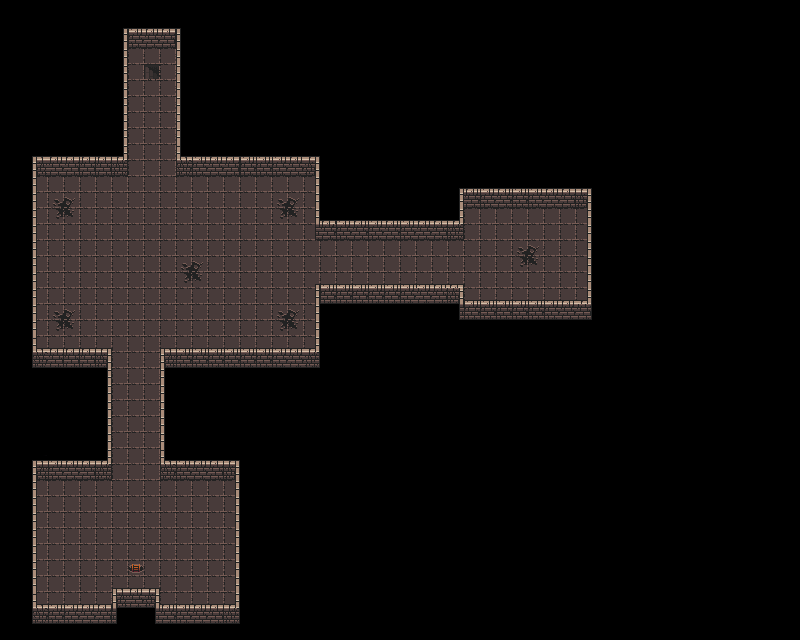

This game map was drawn from its Tiled (.tmx) file and the tilesets committed beside it. A one-line description and the trimmed map source follow:
An orthogonal 50x40 tile map with 16x16 px tiles, 2 tile layers (background, walls), 1 hidden layer not drawn and 6 objects.

<map version="1.10" tiledversion="1.10.1" orientation="orthogonal" renderorder="left-up" width="50" height="40" tilewidth="16" tileheight="16" infinite="0" nextlayerid="9" nextobjectid="107">
 <properties>
  <property name="exitX" type="int" value="9" />
  <property name="exitY" type="int" value="4" />
  <property name="mapId" type="int" value="1" />
  <property name="spawnX" type="int" value="8" />
  <property name="spawnY" type="int" value="35" />
 </properties>
 <tileset firstgid="1" source="0x72_DungeonTilesetII_v1.tsx" />
 <layer id="5" name="background" width="50" height="40">
  <data>[2000 cells, 422 non-empty, 7 distinct tile ids]</data>
 </layer>
 <layer id="8" name="walls" width="50" height="40">
  <data>[2000 cells, 248 non-empty, 20 distinct tile ids]</data>
 </layer>
 <objectgroup id="6" name="enemy">
  <object id="100" x="64" y="206.5">
   <properties>
    <property name="enemyCount" type="int" value="1" />
    <property name="randomPos" type="int" value="10" />
   </properties>
  </object>
  <object id="101" x="63" y="319">
   <properties>
    <property name="enemyCount" type="int" value="1" />
    <property name="randomPos" type="int" value="10" />
   </properties>
  </object>
  <object id="102" x="191" y="272.5">
   <properties>
    <property name="enemyCount" type="int" value="2" />
    <property name="randomPos" type="int" value="10" />
   </properties>
  </object>
  <object id="103" x="288" y="207">
   <properties>
    <property name="enemyCount" type="int" value="1" />
    <property name="randomPos" type="int" value="10" />
   </properties>
  </object>
  <object id="104" x="288" y="319.5">
   <properties>
    <property name="enemyCount" type="int" value="1" />
    <property name="randomPos" type="int" value="10" />
   </properties>
  </object>
  <object id="106" x="529" y="258.5">
   <properties>
    <property name="enemyCount" type="int" value="1" />
    <property name="randomPos" type="int" value="10" />
   </properties>
  </object>
 </objectgroup>
 <layer id="7" name="collision" width="50" height="40" visible="0">
  <data>[2000 cells, 172 non-empty, 1 distinct tile ids]</data>
 </layer>
</map>